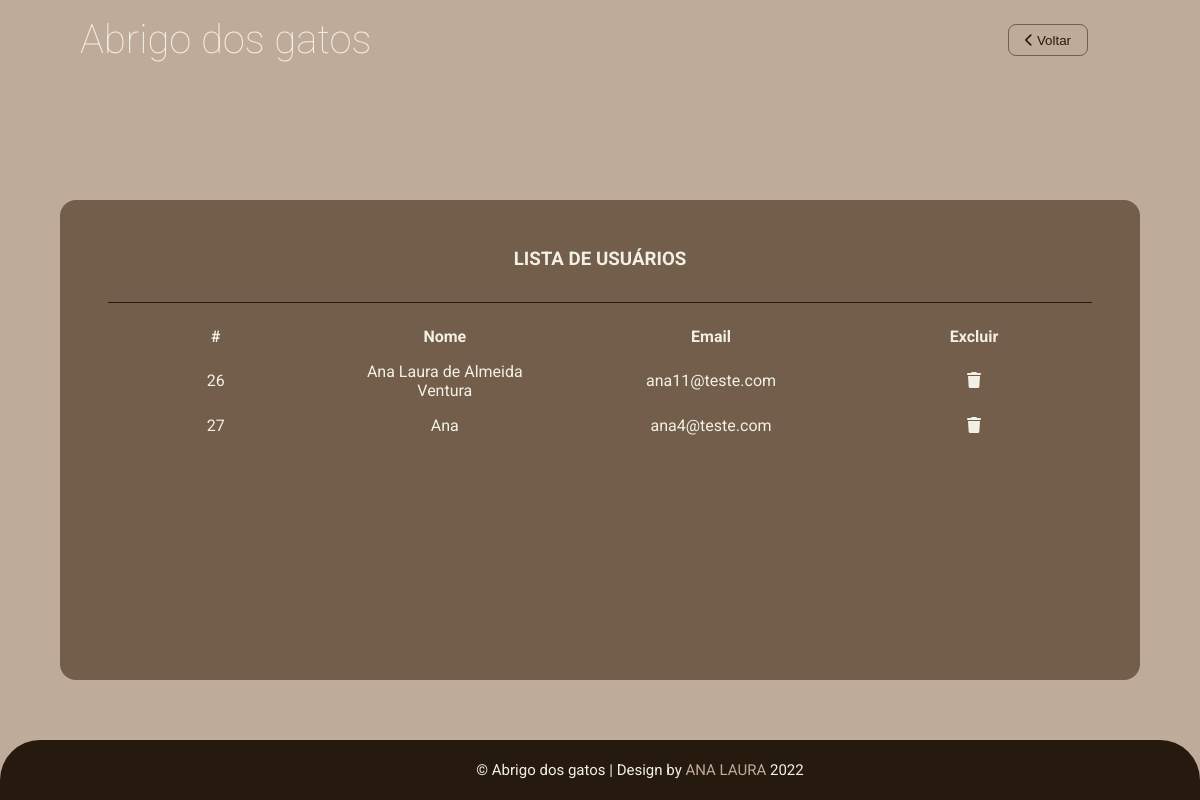
The page /admin/tabelas/tabela_usuario.php (signed in) on the database as committed earlier.
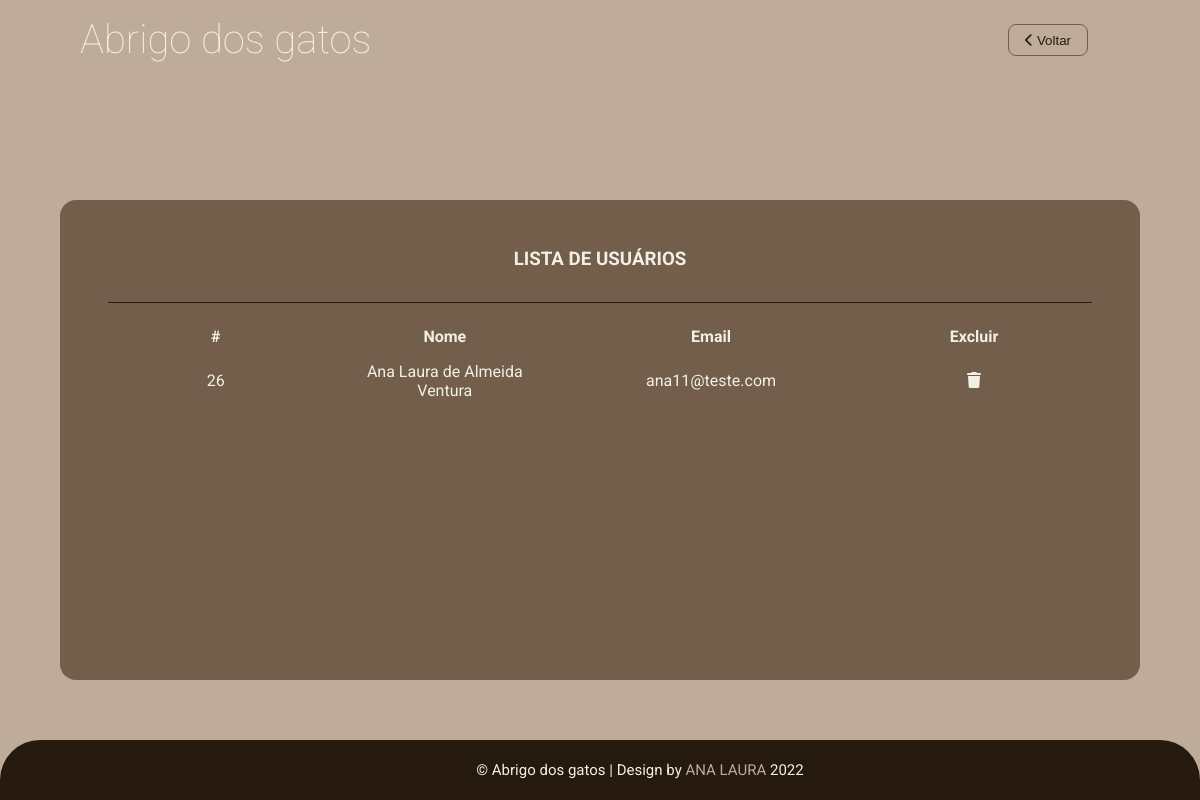
The same page on the database as committed later.
### tables this page shows
CREATE TABLE IF NOT EXISTS `usuario` (
  `id_user` int(11) NOT NULL AUTO_INCREMENT,
  `email` varchar(50) DEFAULT NULL,
  `senha` varchar(50) DEFAULT NULL,
  `name` varchar(50) DEFAULT NULL,
  PRIMARY KEY (`id_user`)
);

### admin/tabelas/tabela_usuario.php (the view, shortened to what this page needs)
<!DOCTYPE html>
<html lang="pt-br">
<head>
    <link rel="stylesheet" href="../../css/style.css">
    <link rel="stylesheet" href="https://cdnjs.cloudflare.com/ajax/libs/font-awesome/6.1.2/css/all.min.css" />
</head>
<body id="adm">
    <header class="header-adm">
        <span>
            <a href="../../index.php">Abrigo dos gatos</a>
        </span>
        <a href="../painel.php"><button class="sair"><i class="fa-solid fa-chevron-left"></i> Voltar</button></a>
    </header>
        <div class="tabela">
            <h3>Lista de Usuários</h3>
            <table>
                <thead>
                    <tr>
                        <th class="opcao">#</th>
                        <th>Nome</th>
                        <th>Email</th>
                        <th>Excluir</th>
                    </tr>
                </thead>
                <tbody>
                    <?php
                        require_once '../../lib/conn.php';
                        $sql = "SELECT * FROM usuario ORDER BY id_user ASC";
                        $stmt = $conn->query($sql);
                        $usuarios = $stmt->fetchAll(PDO::FETCH_OBJ);
                        foreach ($usuarios as $usuario) {
                            ?>
                        <tr>
                            <td class="id"><?= $usuario->id_user ?></td>
                            <td><?= $usuario->name ?></td>
                            <td><?= $usuario->email ?></td>
                            <td><a href=""><i class="fa-solid fa-trash"></i></a></td>
                        </tr>
                    <?php
                        }
                    ?>
                </tbody>
            </table>
        </div>
    <footer id="footer-adm">
        <div id="baixo">
			<div class="centro">
				<span class="credito">&copy; Abrigo dos gatos |</span>
				<span>Design by <a href="#">ANA LAURA </a>2022</span>
			</div>
		</div>
    </footer>
</body>
</html>

### css/style.css (style rules this page uses)
* { margin: 0; padding: 0; box-sizing: border-box; }
body, html { background-color: var(--secondary); font-family: "Roboto", sans-serif; color: #777; height: 100%; }
header { padding: 1rem 10rem 0 5rem; box-sizing: border-box; display: flex; justify-content: space-between; }
a { text-decoration: none; color: var(--light); }
button { width: 20rem; height: 2rem; margin: auto; margin-top: 1rem; background-color: var(--primary); color: var(--light); font-weight: 300; cursor: pointer; border-radius: 8px; border: none; transition: background-color 1s, color 1s; -webkit-transition: background-color 1s, color 1s; -moz-transition: background-color 1s, color 1s; -ms-transition: background-color 1s, color 1s; -o-transition: background-color 1s, color 1s; }
footer { background-color: var(--dark); color: var(--light); padding: 1rem 0 1rem 5rem; padding-left: 5rem; border-top-left-radius: 40px; border-top-right-radius: 40px; }
#baixo .centro { width: 50%; margin: auto; padding: 5px; font-size: 15px; background: var(--dark); text-align: center; }
#baixo .centro span { color: var(--light); }
#baixo .centro a { color: var(--secondary); text-decoration: none; }
h3 { text-transform: uppercase; color: var(--primary); }
@media all and (min-width: 992px) and (max-width: 1399.98px) { header { padding: 0 4rem 0 2rem; } }

### css/variable.css (style rules this page uses)
:root { --light: #F2F0E4; --dark: #261A0F; --primary: #735E4C; --secondary: #BFAB99; }

### css/adm.css (style rules this page uses)
#adm { background-color: var(--secondary); display: flex; flex-direction: column; min-height: 100vh; }
#adm header { display: flex; justify-content: center; padding: 1rem; color: var(--light); font-weight: 100; font-size: 3.5rem; }
#adm button { width: 10rem; }
.header-adm span { font-size: 2.5rem; }
#adm .header-adm { padding: 1rem 5rem ; display: flex; flex-direction: row; justify-content: space-between; align-content: center; }
#adm .header-adm .sair { float: right; margin: 0.5rem 2rem 0 0; border: 1px solid var(--primary); background-color: transparent; color: var(--dark); width: 5rem; }
#adm h3 { text-align: center; }
#footer-adm { position: fixed; bottom: 0; width: 100%; }
.tabela { background-color: var(--primary); width: 90%; height: 30rem; margin: auto; padding: 3rem; overflow-y: scroll; border-radius: 1rem; -webkit-border-radius: 1rem; -moz-border-radius: 1rem; -ms-border-radius: 1rem; -o-border-radius: 1rem; }
.tabela h3 { color: var(--light); margin-bottom: 1rem; padding-bottom: 2rem; border-bottom: 1px solid var(--dark); }
table { border-collapse: collapse; color: var(--light); }
th, td { width: 30rem; padding: 0.5rem 2rem; text-align: center; }
.opcao { width: 2rem; }

Rows that differ between the two databases and show on the page:
removed usuario: id_user "27", name "Ana", email "ana4@teste.com"
